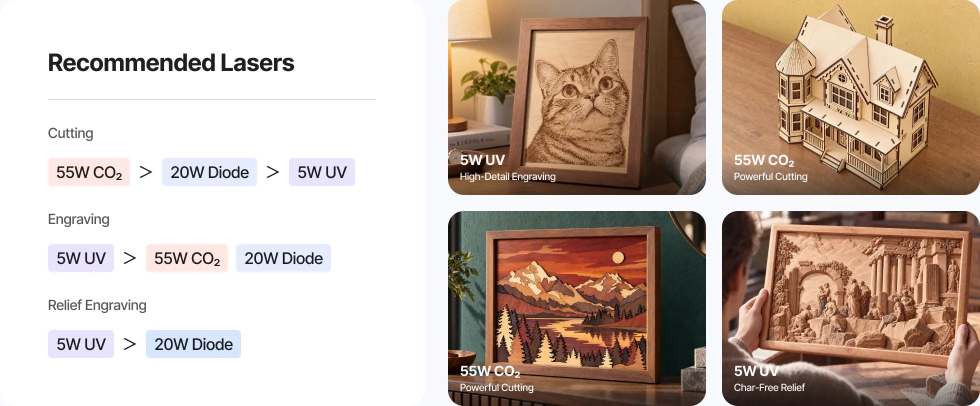
#> input picture assets/samples/wood.jpg, 1960 x 812 px, found by its file name (shown at 1/2 size); its folder holds 8 pictures in this run
$ python split-samples.py
#> lines starting #> are read from the running program, lines starting #| are printed output that depends on the picture
#!/usr/bin/env python3
"""Split the xTool X1 material panels into individual sample tiles.
All four material panels share one template: a 'Recommended Lasers' text
panel on the left (~0-900px) and a 2x2 photo grid on the right (~905-1960px).
The More Materials panel is a clean 5x2 grid of 10 tiles.
Outputs land in the same samples dir as .jpg files.
"""
from PIL import Image
import pathlib

S = pathlib.Path("/home/hatch/workspace/jakinscraft/assets/samples")

def crop(src, box, dst):
    im = Image.open(S / src)
    im.crop(box).save(S / dst, quality=92)
    print(f"{dst}: {Image.open(S / dst).size}")

def split_2x2(src, names):
#> called with src = 'wood.jpg'
    im = Image.open(S / src)
#> im is the input picture: PIL image 1960x812 RGB; mean R, G, B 195.9, 177.7, 165.3
    w, h = im.size
#> w = 1960; h = 812
    x0, xmid, x1 = 905, 1432, w
#> x0 = 905; xmid = 1432; x1 = 1960
    ymid = h // 2
#> ymid = 406
    boxes = [(x0, 0, xmid, ymid), (xmid, 0, x1, ymid),
             (x0, ymid, xmid, h), (xmid, ymid, x1, h)]
    for box, name in zip(boxes, names):
        im.crop(box).save(S / name, quality=92)
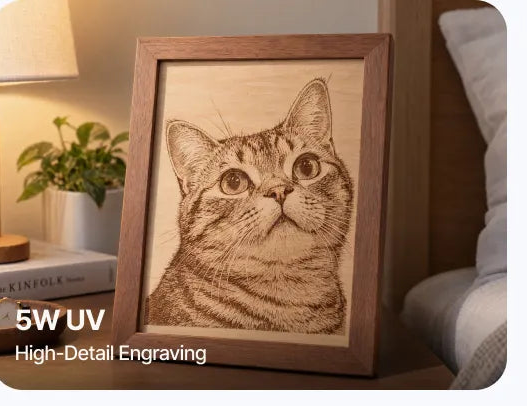
#> saved as wood-cat.jpg: PIL image 527x406 RGB; mean R, G, B 149.7, 117.9, 93.3
        print(f"{name}: {box}")
#| wood-cat.jpg: (905, 0, 1432, 406)

split_2x2("wood.jpg", ["wood-cat.jpg", "wood-dollhouse.jpg",
                          "wood-mountain.jpg", "wood-relief.jpg"])
split_2x2("acrylic.jpg", ["acrylic-motorcycle.jpg", "acrylic-anderson.jpg",
                             "acrylic-wedding.jpg", "acrylic-earrings.jpg"])
#> (the run stopped early here; a loop or call above may not have finished)
